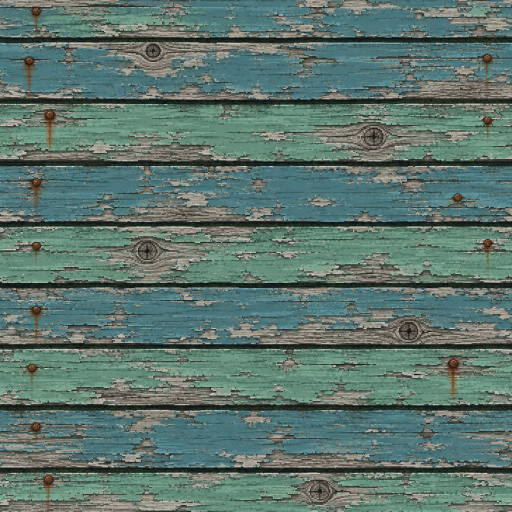
#> input picture ZenFishing/gui-specs/art/wall_full.png, 1024 x 1024 px (shown at 1/2 size)
$ python scene_compose.py art/parts/anchor.png
#> lines starting #> are read from the running program, lines starting #| are printed output that depends on the picture
"""Сцена рыбацкого сарая 472x478 (2 px текстуры на 1 px интерфейса) из частей (art/parts, Figma AI):
стена из выцветших сине-зелёных досок с виньеткой и холодным светом фонарей -> балка -> столбы -> сети по верхним
углам -> фонари, буи, записки, связка рыбы, якорь -> камыш (задний план) -> ящик с рыбой, бухта верёвки ->
спасательный круг (передний план). Та же схема, что у амбара квестов, только синяя и рыбацкая."""
import sys, os
from PIL import Image, ImageFilter, ImageDraw, ImageChops

A = os.path.dirname(os.path.abspath(__file__)); OUT = sys.argv[1]
W, H = 472, 478
G = 2

def load(n, gw=None, gh=None):
    im = Image.open(f'{A}/art/parts/{n}.png').convert('RGBA')
    s = gw * G / im.width if gw else gh * G / im.height
    im = im.resize((max(1, round(im.width * s)), max(1, round(im.height * s))), Image.LANCZOS)
    r, g, b, a = im.split(); a = a.point(lambda v: 255 if v > 110 else 0); im.putalpha(a)
    return im

scene = Image.new('RGBA', (W, H), (0, 0, 0, 255))
wall = Image.open(f'{A}/art/wall_full.png').convert('RGB')
#> wall is the input picture: PIL image 1024x1024 RGB; mean R, G, B 93.4, 116.9, 109.1
tile = wall.resize((236, 236), Image.LANCZOS)
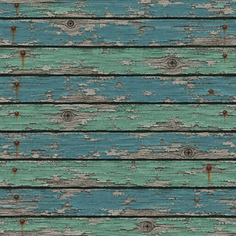
#> tile: PIL image 236x236 RGB; mean R, G, B 93.4, 116.9, 109.1
for y in range(0, H, 236):
    for x in range(0, W, 236): scene.paste(tile, (x, y))
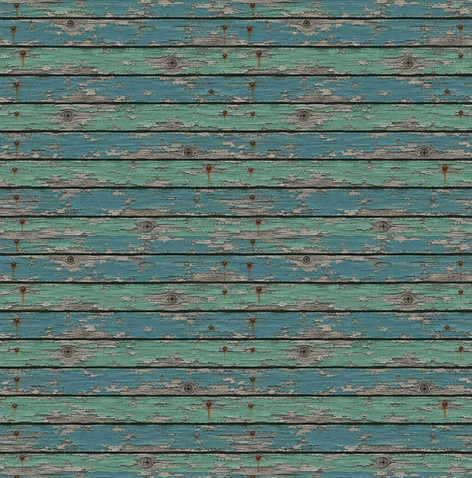
#> scene: PIL image 472x478 RGBA; mean R, G, B, A 93.5, 116.9, 109.2, 255
# холодная виньетка к краям и низу
vig = Image.new('L', (W, H), 0); d = ImageDraw.Draw(vig)
#> after `vig = Image.new('L', (W, H), 0)`: vig: PIL image 472x478 L; every value is 0
for i in range(60):
    k = int(255 * (i / 60) ** 1.6)
    d.rectangle([i, i, W - 1 - i, H - 1 - i + 30], outline=k)
vig = vig.filter(ImageFilter.GaussianBlur(14))
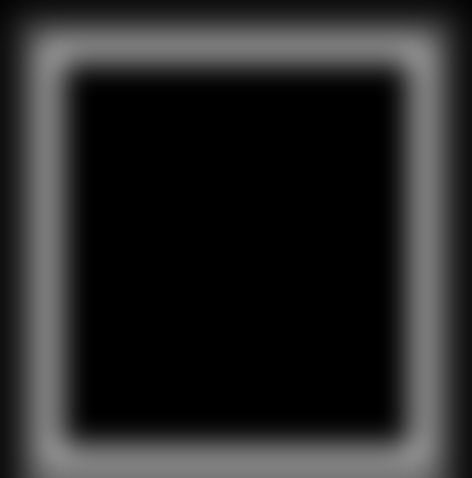
#> vig: PIL image 472x478 L; min 0, max 136, mean 38.6
dark = Image.new('RGBA', (W, H), (6, 14, 30, 255)); dark.putalpha(vig.point(lambda v: int((255 - v) * 0.6)))
#> after `dark = Image.new('RGBA', (W, H), (6, 14, 30, 255))`:
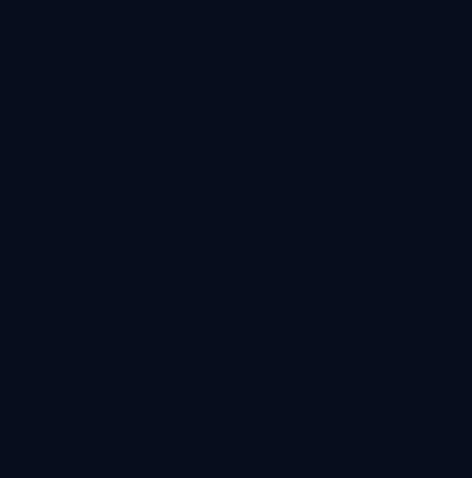
#> dark: PIL image 472x478 RGBA; mean R, G, B, A 6, 14, 30, 255
#> after `dark.putalpha(vig.point(lambda v: int((255 - v) * 0.6)))`:
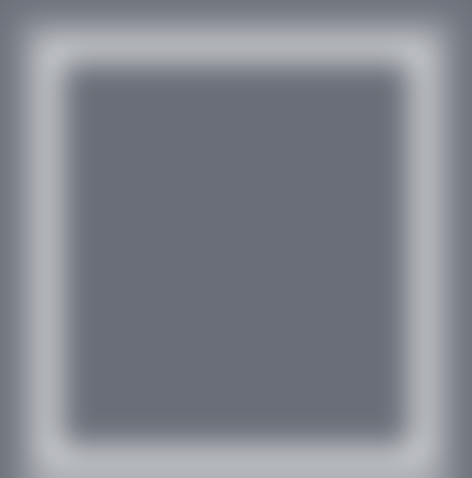
#> dark: PIL image 472x478 RGBA; mean R, G, B, A 6, 14, 30, 129.6; transparent parts drawn white
scene.alpha_composite(dark)

def shadow(sprite, pos, off=(5, 6), alpha=110, blur=4):
    sh = Image.new('RGBA', (W, H), (0, 0, 0, 0)); m = sprite.split()[3]
    sh.paste(Image.new('RGBA', sprite.size, (4, 10, 22, alpha)), (pos[0] + off[0], pos[1] + off[1]), m)
    scene.alpha_composite(sh.filter(ImageFilter.GaussianBlur(blur)))
def contact(cx, bottom, w, h=8, alpha=130):
    sh = Image.new('RGBA', (W, H), (0, 0, 0, 0)); ImageDraw.Draw(sh).ellipse([cx - w // 2, bottom - h // 2, cx + w // 2, bottom + h // 2], fill=(2, 6, 14, alpha))
    scene.alpha_composite(sh.filter(ImageFilter.GaussianBlur(3)))
def put(sprite, pos, sh=True, **kw):
    if sh: shadow(sprite, pos, **kw)
    scene.alpha_composite(sprite, pos)
def glow(cx, cy, r, color=(255, 200, 120), alpha=90):
#> called with cx = 52, cy = 70, r = 70, color = (255, 200, 120), alpha = 90
    gl = Image.new('RGBA', (W, H), (0, 0, 0, 0)); ImageDraw.Draw(gl).ellipse([cx - r, cy - r, cx + r, cy + r], fill=color + (alpha,))
#> after `gl = Image.new('RGBA', (W, H), (0, 0, 0, 0))`: gl: PIL image 472x478 RGBA; every value is 0
    scene.alpha_composite(gl.filter(ImageFilter.GaussianBlur(r // 2)))

glow(52, 70, 70); glow(W - 52, 70, 70)
#> call 2 of glow, with cx = 420, cy = 70, r = 70, color = (255, 200, 120), alpha = 90
#> in glow (call 2), `ImageDraw.Draw(gl).ellipse([cx - r, cy - r, cx + r, cy + r], fill=colo`:
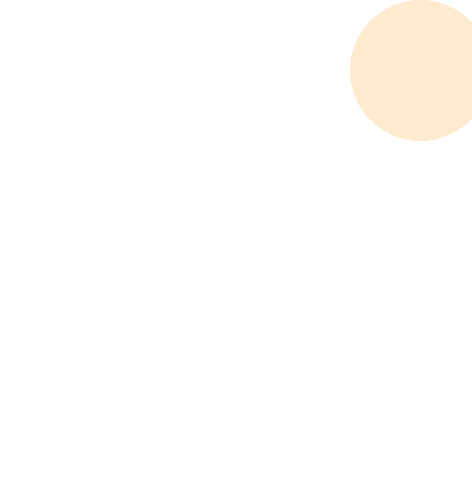
#> gl: PIL image 472x478 RGBA; mean R, G, B, A 16.2, 12.7, 7.6, 5.7; transparent parts drawn white
#> in glow (call 2), `scene.alpha_composite(gl.filter(ImageFilter.GaussianBlur(r // 2)))`:
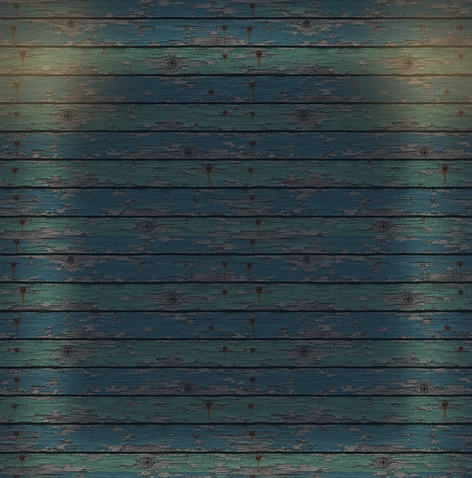
#> scene: PIL image 472x478 RGBA; mean R, G, B, A 53.4, 66.9, 69, 255
beam = load('beam', gw=236); beam = beam.resize((W, beam.height), Image.LANCZOS)
#> (the run stopped early here; a loop or call above may not have finished)
